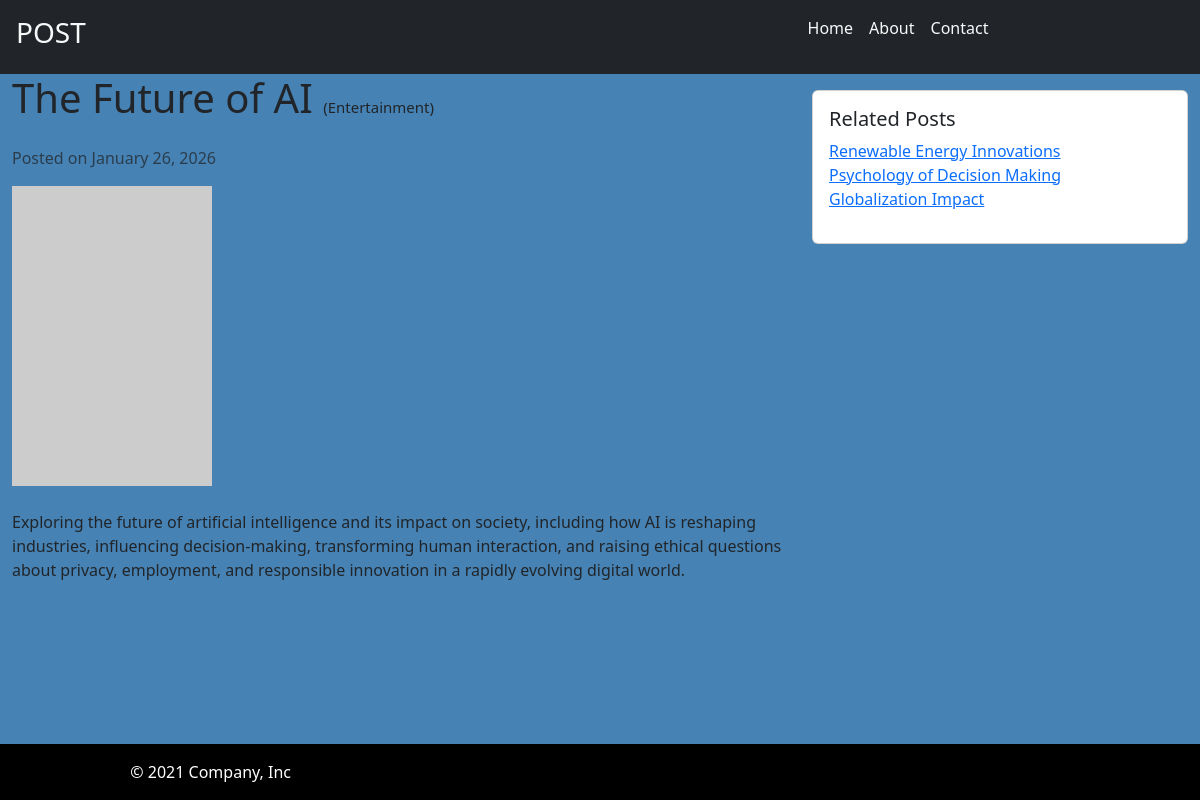
/myapp/detail/the-future-of-ai, run on the app's committed database.
### myapp/models.py (models this page shows, shortened)
class posts(models.Model):
    title = models.CharField(max_length=100)
    content = models.TextField()
    img_url = models.URLField(null=True)
    created_at = models.DateTimeField(auto_now_add=True)
    slug = models.SlugField()
    category = models.ForeignKey(Category, on_delete=models.CASCADE)

class Category(models.Model):
    name = models.CharField(max_length=100)
    def __str__(self):
        return self.name

### myapp/views.py (the view)
# urls.py: path('detail/<str:slug>', views.detail, name="Detail"),
def detail(request, slug):  #the parameter should be same as from the path(url)
    detail_title = 'Detail'
    try:
        post_item = posts.objects.get(slug=slug)
        related_posts = posts.objects.filter(category=post_item.category).exclude(pk=post_item.id)
    except posts.DoesNotExist:
        raise Http404("post does not exist")
    return render(request,'detail.html', {'posts':post_item, 'related_posts':related_posts})

### myapp/templates/detail.html (shortened to what this page needs)
{% extends 'base.html' %}
{% block content %}
    <div class="container-fluid ">
        <div class="row">
            <div class="col-lg-8">
              <h1 class="mb-4">{{ posts.title}} <small style="font-size: 15px;">({{ posts.category }})</small> </h1>
              <p class="text-muted">Posted on {{ posts.created_at|date:"F d, Y" }}</p>
              <img src="{{ posts.img_url }}" class="img-fluid mb-4" alt="Blog Image">
              <p>{{ posts.content }}</p>
            </div>
            <div class="col-lg-4">
              <div class="card mt-3">
                <div class="card-body">
                  <h5 class="card-title">Related Posts</h5>
                  <ul class="list-unstyled">
                    {% for related_post in related_posts %}
                    <li><a href="{% url "myapp:Detail" slug=related_post.slug %}">{{ related_post.title }}</a></li>
                    {% endfor %}
                  </ul>
                </div>
              </div>
            </div>
        </div>
    </div>
{% endblock %}

### myapp/static/style.css (style rules this page uses)
html, body { height: 100%; }
body { display: flex; flex-direction: column; }

### data on the page
posts: title "The Future of AI", category "Entertainment", created_at "January 26, 2026", content "Exploring the future of artificial intelligence and its impact on society, including how AI is reshaping industries, influencing decision-making, transforming human interaction, and raising ethical questions about privacy, employment, and responsible innovation in a rapidly evolving digital world."
posts: title "Renewable Energy Innovations"
posts: title "Psychology of Decision Making"
posts: title "Globalization Impact"
